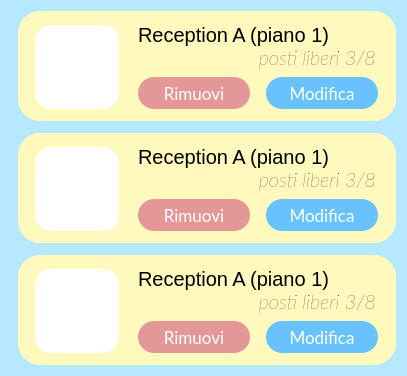
   <widget class="QWidget" name="scrollAreaWidgetContents">
    <property name="geometry">
     <rect>
      <x>0</x>
      <y>0</y>
      <width>407</width>
      <height>372</height>
     </rect>
    </property>
    <property name="styleSheet">
     <string notr="true">border-width:0px;
border-radius: 0px;
background-color: #b6e9ff;</string>
    </property>
    <layout class="QVBoxLayout" name="verticalLayout">
     <property name="spacing">
      <number>12</number>
     </property>
     <property name="leftMargin">
      <number>18</number>
     </property>
     <item>
      <widget class="QWidget" name="widget_9" native="true">
       <property name="minimumSize">
        <size>
         <width>100</width>
         <height>110</height>
        </size>
       </property>
       <property name="maximumSize">
        <size>
         <width>16777215</width>
         <height>120</height>
        </size>
       </property>
       <property name="styleSheet">
        <string notr="true">border-radius: 22px;
background-color:#fff9be;
border-width:0px;</string>
       </property>
       <widget class="QPushButton" name="pushButton_15">
        <property name="geometry">
         <rect>
          <x>120</x>
          <y>66</y>
          <width>112</width>
          <height>32</height>
         </rect>
        </property>
        <property name="font">
         <font>
          <family>Lato</family>
          <pointsize>13</pointsize>
          <weight>50</weight>
          <italic>false</italic>
          <bold>false</bold>
         </font>
        </property>
        <property name="cursor">
         <cursorShape>PointingHandCursor</cursorShape>
        </property>
        <property name="autoFillBackground">
         <bool>false</bool>
        </property>
        <property name="styleSheet">
         <string notr="true">QPushButton{
 background-color:#e39797;
 border-style: solid;
 border-radius:16px;
color: rgb(255, 255, 255);
	font: 13pt &quot;Lato&quot;;
}

QPushButton::hover{


	border-color : rgb(15, 138, 204);
	color: white;
border-width:0;
}

QPushButton::pressed{
	border-color:#e39797;
	border-width:2;
	background-color : white;
	color:rgb(104, 194, 253);
}
</string>
        </property>
        <property name="text">
         <string>Rimuovi</string>
        </property>
       </widget>
       <widget class="QLabel" name="immagineLabel_27">
        <property name="geometry">
         <rect>
          <x>17</x>
          <y>14</y>
          <width>84</width>
          <height>84</height>
         </rect>
        </property>
        <property name="sizePolicy">
         <sizepolicy hsizetype="MinimumExpanding" vsizetype="MinimumExpanding">
          <horstretch>0</horstretch>
          <verstretch>0</verstretch>
         </sizepolicy>
        </property>
        <property name="minimumSize">
         <size>
          <width>84</width>
          <height>84</height>
         </size>
        </property>
        <property name="maximumSize">
         <size>
          <width>84</width>
          <height>84</height>
         </size>
        </property>
        <property name="styleSheet">
         <string notr="true">border-radius: 16px;
background-color: rgba(255, 255, 255, 255);</string>
        </property>
        <property name="text">
         <string/>
        </property>
        <property name="pixmap">
         <pixmap resource="res/res.qrc">:/icons/theater_comedy_FILL1_wght500_GRAD200_opsz48_risultato.png</pixmap>
        </property>
        <property name="scaledContents">
         <bool>true</bool>
        </property>
        <property name="alignment">
         <set>Qt::AlignCenter</set>
        </property>
        <property name="margin">
         <number>10</number>
        </property>
        <property name="indent">
         <number>10</number>
        </property>
       </widget>
       <widget class="QLabel" name="titoloLabel_18">
        <property name="geometry">
         <rect>
          <x>120</x>
          <y>8</y>
          <width>251</width>
          <height>31</height>
         </rect>
        </property>
        <property name="styleSheet">
         <string notr="true">font-size: 20px;
text-align: left;
background-color: rgba(255, 255, 255,0);
</string>
        </property>
        <property name="text">
         <string>Reception A (piano 1)</string>
        </property>
        <property name="alignment">
         <set>Qt::AlignLeading|Qt::AlignLeft|Qt::AlignVCenter</set>
        </property>
       </widget>
       <widget class="QLabel" name="titoloLabel_19">
        <property name="geometry">
         <rect>
          <x>117</x>
          <y>31</y>
          <width>241</width>
          <height>31</height>
         </rect>
        </property>
        <property name="font">
         <font>
          <family>Lato</family>
          <pointsize>14</pointsize>
          <weight>3</weight>
          <italic>true</italic>
          <bold>false</bold>
         </font>
        </property>
        <property name="styleSheet">
         <string notr="true">font-size: 20px;
text-align: left;
background-color: rgba(255, 255, 255,0);
font: 25 italic 14pt &quot;Lato&quot;;	</string>
        </property>
        <property name="text">
         <string>posti liberi 3/8</string>
        </property>
        <property name="alignment">
         <set>Qt::AlignRight|Qt::AlignTrailing|Qt::AlignVCenter</set>
        </property>
       </widget>
       <widget class="QPushButton" name="pushButton_16">
        <property name="geometry">
         <rect>
          <x>248</x>
          <y>66</y>
          <width>112</width>
          <height>32</height>
         </rect>
        </property>
        <property name="font">
         <font>
          <family>Lato</family>
          <pointsize>13</pointsize>
          <weight>50</weight>
          <italic>false</italic>
          <bold>false</bold>
         </font>
        </property>
        <property name="cursor">
         <cursorShape>PointingHandCursor</cursorShape>
        </property>
        <property name="autoFillBackground">
         <bool>false</bool>
        </property>
        <property name="styleSheet">
         <string notr="true">QPushButton{
 background-color:rgb(104, 194, 253);
 border-style: solid;
 border-radius:16px;
color: rgb(255, 255, 255);
	font: 13pt &quot;Lato&quot;;
}

QPushButton::hover{


	border-color : rgb(15, 138, 204);
	color: white;
border-width:0;
}

QPushButton::pressed{
	border-color:rgb(104, 194, 253);
	border-width:2;
	background-color : white;
	color:rgb(104, 194, 253);
}
</string>
        </property>
        <property name="text">
         <string>Modifica</string>
        </property>
       </widget>
      </widget>
     </item>
     <item>
      <widget class="QWidget" name="widget_10" native="true">
       <property name="minimumSize">
        <size>
         <width>100</width>
         <height>110</height>
        </size>
       </property>
       <property name="maximumSize">
        <size>
         <width>16777215</width>
         <height>120</height>
        </size>
       </property>
       <property name="styleSheet">
        <string notr="true">border-radius: 22px;
background-color:#fff9be;
border-width:0px;</string>
       </property>
       <widget class="QPushButton" name="pushButton_17">
        <property name="geometry">
         <rect>
          <x>120</x>
          <y>66</y>
          <width>112</width>
          <height>32</height>
         </rect>
        </property>
        <property name="font">
         <font>
          <family>Lato</family>
          <pointsize>13</pointsize>
          <weight>50</weight>
          <italic>false</italic>
          <bold>false</bold>
         </font>
        </property>
        <property name="cursor">
         <cursorShape>PointingHandCursor</cursorShape>
        </property>
        <property name="autoFillBackground">
         <bool>false</bool>
        </property>
        <property name="styleSheet">
         <string notr="true">QPushButton{
 background-color:#e39797;
 border-style: solid;
 border-radius:16px;
color: rgb(255, 255, 255);
	font: 13pt &quot;Lato&quot;;
}

QPushButton::hover{


	border-color : rgb(15, 138, 204);
	color: white;
border-width:0;
}

QPushButton::pressed{
	border-color:#e39797;
	border-width:2;
	background-color : white;
	color:rgb(104, 194, 253);
}
</string>
        </property>
        <property name="text">
         <string>Rimuovi</string>
        </property>
       </widget>
       <widget class="QLabel" name="immagineLabel_28">
        <property name="geometry">
         <rect>
          <x>17</x>
          <y>14</y>
          <width>84</width>
          <height>84</height>
         </rect>
        </property>
        <property name="sizePolicy">
         <sizepolicy hsizetype="MinimumExpanding" vsizetype="MinimumExpanding">
          <horstretch>0</horstretch>
          <verstretch>0</verstretch>
         </sizepolicy>
        </property>
        <property name="minimumSize">
         <size>
          <width>84</width>
          <height>84</height>
         </size>
        </property>
        <property name="maximumSize">
         <size>
          <width>84</width>
          <height>84</height>
         </size>
        </property>
        <property name="styleSheet">
         <string notr="true">border-radius: 16px;
background-color: rgba(255, 255, 255, 255);</string>
        </property>
        <property name="text">
         <string/>
        </property>
        <property name="pixmap">
         <pixmap resource="res/res.qrc">:/icons/theater_comedy_FILL1_wght500_GRAD200_opsz48_risultato.png</pixmap>
        </property>
        <property name="scaledContents">
         <bool>true</bool>
        </property>
        <property name="alignment">
         <set>Qt::AlignCenter</set>
        </property>
        <property name="margin">
         <number>10</number>
        </property>
        <property name="indent">
         <number>10</number>
        </property>
       </widget>
       <widget class="QLabel" name="titoloLabel0">
        <property name="geometry">
         <rect>
          <x>120</x>
          <y>8</y>
          <width>251</width>
          <height>31</height>
         </rect>
        </property>
        <property name="styleSheet">
         <string notr="true">font-size: 20px;
text-align: left;
background-color: rgba(255, 255, 255,0);
</string>
        </property>
        <property name="text">
         <string>Reception A (piano 1)</string>
        </property>
        <property name="alignment">
         <set>Qt::AlignLeading|Qt::AlignLeft|Qt::AlignVCenter</set>
        </property>
       </widget>
       <widget class="QLabel" name="titoloLabel1">
        <property name="geometry">
         <rect>
          <x>117</x>
          <y>31</y>
          <width>241</width>
          <height>31</height>
         </rect>
        </property>
        <property name="font">
         <font>
          <family>Lato</family>
          <pointsize>14</pointsize>
          <weight>3</weight>
          <italic>true</italic>
          <bold>false</bold>
         </font>
        </property>
        <property name="styleSheet">
         <string notr="true">font-size: 20px;
text-align: left;
background-color: rgba(255, 255, 255,0);
font: 25 italic 14pt &quot;Lato&quot;;	</string>
        </property>
        <property name="text">
         <string>posti liberi 3/8</string>
        </property>
        <property name="alignment">
         <set>Qt::AlignRight|Qt::AlignTrailing|Qt::AlignVCenter</set>
        </property>
       </widget>
       <widget class="QPushButton" name="pushButton_18">
        <property name="geometry">
         <rect>
          <x>248</x>
          <y>66</y>
          <width>112</width>
          <height>32</height>
         </rect>
        </property>
        <property name="font">
         <font>
          <family>Lato</family>
          <pointsize>13</pointsize>
          <weight>50</weight>
          <italic>false</italic>
          <bold>false</bold>
         </font>
        </property>
        <property name="cursor">
         <cursorShape>PointingHandCursor</cursorShape>
        </property>
        <property name="autoFillBackground">
         <bool>false</bool>
        </property>
        <property name="styleSheet">
         <string notr="true">QPushButton{
 background-color:rgb(104, 194, 253);
 border-style: solid;
 border-radius:16px;
color: rgb(255, 255, 255);
	font: 13pt &quot;Lato&quot;;
}

QPushButton::hover{


	border-color : rgb(15, 138, 204);
	color: white;
border-width:0;
}

QPushButton::pressed{
	border-color:rgb(104, 194, 253);
	border-width:2;
	background-color : white;
	color:rgb(104, 194, 253);
}
</string>
        </property>
        <property name="text">
         <string>Modifica</string>
        </property>
       </widget>
      </widget>
     </item>
     <item>
      <widget class="QWidget" name="widget_11" native="true">
       <property name="minimumSize">
        <size>
         <width>100</width>
         <height>110</height>
        </size>
       </property>
       <property name="maximumSize">
        <size>
         <width>16777215</width>
         <height>120</height>
        </size>
       </property>
       <property name="styleSheet">
        <string notr="true">border-radius: 22px;
background-color:#fff9be;
border-width:0px;</string>
       </property>
       <widget class="QPushButton" name="pushButton_21">
        <property name="geometry">
         <rect>
          <x>120</x>
          <y>66</y>
          <width>112</width>
          <height>32</height>
         </rect>
        </property>
        <property name="font">
         <font>
          <family>Lato</family>
          <pointsize>13</pointsize>
          <weight>50</weight>
          <italic>false</italic>
          <bold>false</bold>
         </font>
        </property>
        <property name="cursor">
         <cursorShape>PointingHandCursor</cursorShape>
        </property>
        <property name="autoFillBackground">
         <bool>false</bool>
        </property>
        <property name="styleSheet">
         <string notr="true">QPushButton{
 background-color:#e39797;
 border-style: solid;
 border-radius:16px;
color: rgb(255, 255, 255);
	font: 13pt &quot;Lato&quot;;
}

QPushButton::hover{


	border-color : rgb(15, 138, 204);
	color: white;
border-width:0;
}

QPushButton::pressed{
	border-color:#e39797;
	border-width:2;
	background-color : white;
	color:rgb(104, 194, 253);
}
</string>
        </property>
        <property name="text">
         <string>Rimuovi</string>
        </property>
       </widget>
       <widget class="QLabel" name="immagineLabel_30">
        <property name="geometry">
         <rect>
          <x>17</x>
          <y>14</y>
          <width>84</width>
          <height>84</height>
         </rect>
        </property>
        <property name="sizePolicy">
         <sizepolicy hsizetype="MinimumExpanding" vsizetype="MinimumExpanding">
          <horstretch>0</horstretch>
          <verstretch>0</verstretch>
         </sizepolicy>
        </property>
        <property name="minimumSize">
         <size>
          <width>84</width>
          <height>84</height>
         </size>
        </property>
        <property name="maximumSize">
         <size>
          <width>84</width>
          <height>84</height>
         </size>
        </property>
        <property name="styleSheet">
         <string notr="true">border-radius: 16px;
background-color: rgba(255, 255, 255, 255);</string>
        </property>
        <property name="text">
         <string/>
        </property>
        <property name="pixmap">
         <pixmap resource="res/res.qrc">:/icons/theater_comedy_FILL1_wght500_GRAD200_opsz48_risultato.png</pixmap>
        </property>
        <property name="scaledContents">
         <bool>true</bool>
        </property>
        <property name="alignment">
         <set>Qt::AlignCenter</set>
        </property>
        <property name="margin">
         <number>10</number>
        </property>
        <property name="indent">
         <number>10</number>
        </property>
       </widget>
       <widget class="QLabel" name="titoloLabel4">
        <property name="geometry">
         <rect>
          <x>120</x>
          <y>8</y>
          <width>251</width>
          <height>31</height>
         </rect>
        </property>
        <property name="styleSheet">
         <string notr="true">font-size: 20px;
text-align: left;
background-color: rgba(255, 255, 255,0);
</string>
        </property>
        <property name="text">
         <string>Reception A (piano 1)</string>
        </property>
        <property name="alignment">
         <set>Qt::AlignLeading|Qt::AlignLeft|Qt::AlignVCenter</set>
        </property>
       </widget>
       <widget class="QLabel" name="titoloLabel5">
        <property name="geometry">
         <rect>
          <x>117</x>
          <y>31</y>
          <width>241</width>
          <height>31</height>
         </rect>
        </property>
        <property name="font">
         <font>
          <family>Lato</family>
          <pointsize>14</pointsize>
          <weight>3</weight>
          <italic>true</italic>
          <bold>false</bold>
         </font>
        </property>
        <property name="styleSheet">
         <string notr="true">font-size: 20px;
text-align: left;
background-color: rgba(255, 255, 255,0);
font: 25 italic 14pt &quot;Lato&quot;;	</string>
        </property>
        <property name="text">
         <string>posti liberi 3/8</string>
        </property>
        <property name="alignment">
         <set>Qt::AlignRight|Qt::AlignTrailing|Qt::AlignVCenter</set>
        </property>
       </widget>
       <widget class="QPushButton" name="pushButton_22">
        <property name="geometry">
         <rect>
          <x>248</x>
          <y>66</y>
          <width>112</width>
          <height>32</height>
         </rect>
        </property>
        <property name="font">
         <font>
          <family>Lato</family>
          <pointsize>13</pointsize>
          <weight>50</weight>
          <italic>false</italic>
          <bold>false</bold>
         </font>
        </property>
        <property name="cursor">
         <cursorShape>PointingHandCursor</cursorShape>
        </property>
        <property name="autoFillBackground">
         <bool>false</bool>
        </property>
        <property name="styleSheet">
         <string notr="true">QPushButton{
 background-color:rgb(104, 194, 253);
 border-style: solid;
 border-radius:16px;
color: rgb(255, 255, 255);
	font: 13pt &quot;Lato&quot;;
}

QPushButton::hover{


	border-color : rgb(15, 138, 204);
	color: white;
border-width:0;
}

QPushButton::pressed{
	border-color:rgb(104, 194, 253);
	border-width:2;
	background-color : white;
	color:rgb(104, 194, 253);
}
</string>
        </property>
        <property name="text">
         <string>Modifica</string>
        </property>
       </widget>
      </widget>
     </item>
    </layout>
   </widget>
